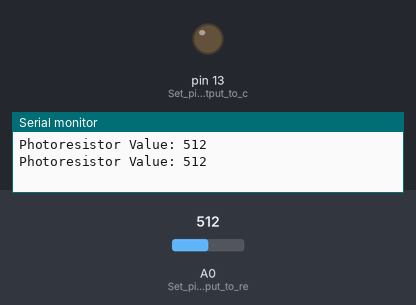
A sketch run on a simulated Arduino Uno, built with avr-gcc and run on an emulated ATmega328P. On the bench: output pins drawn as LEDs (lit = HIGH), the last lines printed to the serial monitor. The inputs (shaded band) are chosen by the test bench; at power-on: A0 (Set_pin_A0_as_input_to_re) = 512.

Above: at 1.8 s.
1.9 s: A0 (Set_pin_A0_as_input_to_re) set to 489
At 3.1 s:
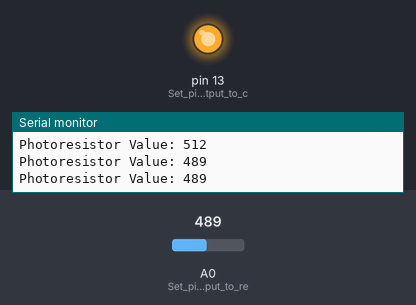
3.5 s: A0 (Set_pin_A0_as_input_to_re) set to 510
At 4.7 s:
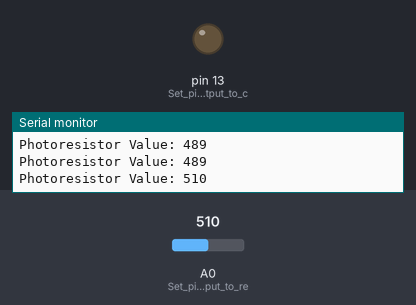
5.5 s: A0 (Set_pin_A0_as_input_to_re) set to 490
At 6.3 s:
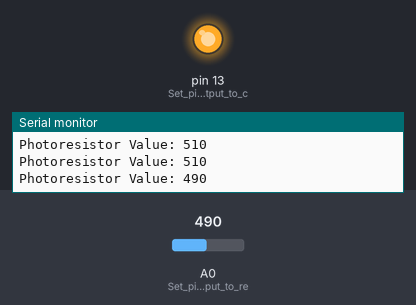
Timing chart, 0 to 8.5 s (numbered marks = the images above; inputs shaded):
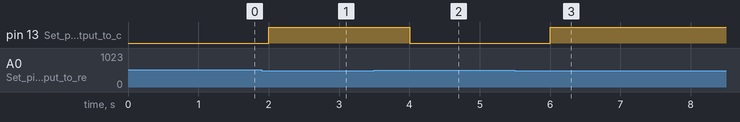

The sketch:

1_led_in_dark_room.ino
```cpp
// Build a circuit that lights an LED when it is sufficiently dark in a room.
// Demonstrate the circuit by covering the photoresistor to simulate darkness.

// We've used R1 = 10k ohms in the voltage divider with the photoresistor.
// We've used R2 = 220 ohms in series with the LED to limit current.

void setup() {
  pinMode(13, OUTPUT); // Set pin 13 as output to control the LED
  pinMode(A0, INPUT); // Set pin A0 as input to read the photoresistor
  Serial.begin(9600); // Initialize serial communication at 9600 bps
}

void loop() {
  int sensorValue = analogRead(A0); // Read the value from the photoresistor
  Serial.print("Photoresistor Value: ");
  Serial.println(sensorValue); // Print the sensor value to the serial monitor

  // If the sensor value is below a certain threshold, turn on the LED
  if (sensorValue < 500) { // Adjust threshold as needed
    digitalWrite(13, HIGH); // Turn on LED
  } else {
    digitalWrite(13, LOW); // Turn off LED
  }

  delay(1000); // Wait for 1 second before the next reading
}
```

Measured:
- the behaviour switches between 500 and 499 on A0 (Set_pin_A0_as_input_to_re) (found by bisection; images 0 and 1)
- after the input at 1.9 s, pin 13 (Set_pin_13_as_output_to_c): LOW → HIGH after 0.10 s
- after the input at 3.5 s, pin 13 (Set_pin_13_as_output_to_c): HIGH → LOW after 0.50 s
- after the input at 5.5 s, pin 13 (Set_pin_13_as_output_to_c): LOW → HIGH after 0.50 s
